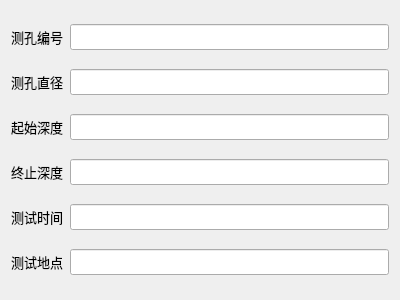
<?xml version="1.0" encoding="UTF-8"?>
<ui version="4.0">
 <class>PrjInfoDialog</class>
 <widget class="QDialog" name="PrjInfoDialog">
  <property name="geometry">
   <rect>
    <x>0</x>
    <y>0</y>
    <width>400</width>
    <height>300</height>
   </rect>
  </property>
  <property name="font">
   <font>
    <family>微软雅黑</family>
    <pointsize>10</pointsize>
   </font>
  </property>
  <property name="windowTitle">
   <string>工程属性</string>
  </property>
  <layout class="QHBoxLayout" name="horizontalLayout">
   <item>
    <layout class="QGridLayout" name="gridLayout">
     <item row="0" column="0">
      <widget class="QLabel" name="label">
       <property name="text">
        <string>测孔编号</string>
       </property>
      </widget>
     </item>
     <item row="0" column="1">
      <widget class="QLineEdit" name="numberEdit">
       <property name="readOnly">
        <bool>true</bool>
       </property>
      </widget>
     </item>
     <item row="1" column="0">
      <widget class="QLabel" name="label_2">
       <property name="text">
        <string>测孔直径</string>
       </property>
      </widget>
     </item>
     <item row="1" column="1">
      <widget class="QLineEdit" name="diameterEdit">
       <property name="readOnly">
        <bool>true</bool>
       </property>
      </widget>
     </item>
     <item row="2" column="0">
      <widget class="QLabel" name="label_3">
       <property name="text">
        <string>起始深度</string>
       </property>
      </widget>
     </item>
     <item row="2" column="1">
      <widget class="QLineEdit" name="startDepthEdit">
       <property name="readOnly">
        <bool>true</bool>
       </property>
      </widget>
     </item>
     <item row="3" column="0">
      <widget class="QLabel" name="label_4">
       <property name="text">
        <string>终止深度</string>
       </property>
      </widget>
     </item>
     <item row="3" column="1">
      <widget class="QLineEdit" name="endDepthEdit">
       <property name="readOnly">
        <bool>true</bool>
       </property>
      </widget>
     </item>
     <item row="4" column="0">
      <widget class="QLabel" name="label_5">
       <property name="text">
        <string>测试时间</string>
       </property>
      </widget>
     </item>
     <item row="4" column="1">
      <widget class="QLineEdit" name="testTimeEdit">
       <property name="readOnly">
        <bool>true</bool>
       </property>
      </widget>
     </item>
     <item row="5" column="0">
      <widget class="QLabel" name="label_6">
       <property name="text">
        <string>测试地点</string>
       </property>
      </widget>
     </item>
     <item row="5" column="1">
      <widget class="QLineEdit" name="testSiteEdit">
       <property name="readOnly">
        <bool>true</bool>
       </property>
      </widget>
     </item>
    </layout>
   </item>
  </layout>
 </widget>
 <resources/>
 <connections/>
</ui>
